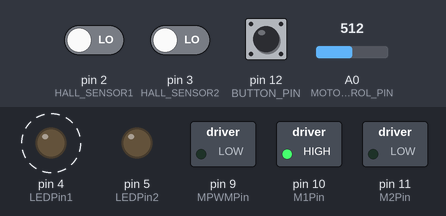
Bench run of a sketch on a simulated Arduino Uno, built for the host (arithmetic inside an expression is 32-bit, double 64-bit). Shown: switched loads named in the sketch (green lamp = pin HIGH), output pins drawn as LEDs (lit = HIGH). Dashed ring = blinking. The inputs (shaded band) are chosen by the test bench; at power-on: A0 (MOTOR_SPEED_CONTROL_PIN) = 512, pin 2 (HALL_SENSOR1) LOW, pin 3 (HALL_SENSOR2) LOW, pin 12 (BUTTON_PIN) LOW. What the sketch prints to the serial monitor is not drawn.

Above: at 0.05 s.
At 1.2 s:
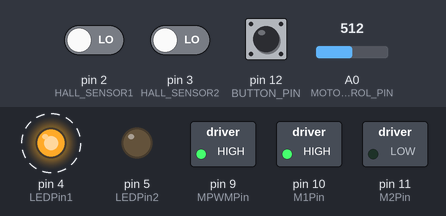
1.3 s: A0 (MOTOR_SPEED_CONTROL_PIN) set to 266
3.5 s: A0 (MOTOR_SPEED_CONTROL_PIN) set to 237
Timing chart, 0 to 11.5 s (numbered marks = the images above; inputs shaded):
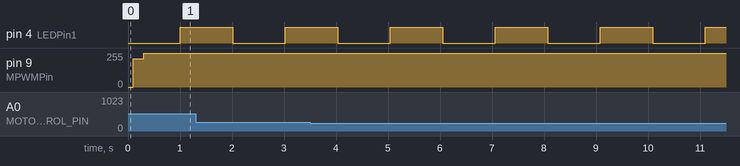

Measured:
- by itself, pin 4 (LEDPin1): alternates HIGH for 1.0 s and LOW for 1.0 s

The sketch:

PID_Hastighedsregulereing.ino
```cpp
// Pin definitions
uint8_t MPWMPin = 9;
uint8_t M1Pin = 10;
uint8_t M2Pin = 11;

uint8_t BUTTON_PIN = 12;

uint8_t LEDPin1 = 4;
uint8_t LEDPin2 = 5;

uint8_t HALL_SENSOR1 = 2;
uint8_t HALL_SENSOR2 = 3;

uint8_t MOTOR_SPEED_CONTROL_PIN = A0;

const int FULL_ROTATION = 960;

// PID parameters
float SystemSpænding = 9.0;
float ProportionalConst = 1.0;
float IntegralConst = 1.0;
float DifferentialConst = 1.0;

float Error = 0.0, ErrorBefore = 0.0, DiffError = 0.0, ErrorSum = 0.0;
float PIDValue = 0.0, Hast = 0.0;
float SetPunktHast = 0.0;

int MotorSpeed = 0;
int MotorSetPoint = 0;

bool Flag1 = LOW;
bool Flag2 = LOW;
int iterationCounter = 0;

// Encoder variables
volatile bool HALL_READ1, HALL_READ2;
volatile int StateNow = 0, StatePrior = 0;
volatile long position = 0;
volatile int StateArr[4][4] = {
  {0, -1, 0, 1},
  {1,  0, -1, 0},
  {0,  1, 0, -1},
  {-1, 0, 1, 0}
};

long PositionBefore = 0;
long PositionAtLastRotation = 0;
long PositionDiff = 0;

unsigned long TimeNow = 0, TimeBefore = 0;

void setup() {
  pinMode(MPWMPin, OUTPUT);
  pinMode(M1Pin, OUTPUT);
  pinMode(M2Pin, OUTPUT);

  pinMode(LEDPin1, OUTPUT);
  pinMode(LEDPin2, OUTPUT);

  pinMode(HALL_SENSOR1, INPUT);
  pinMode(HALL_SENSOR2, INPUT);
  pinMode(BUTTON_PIN, INPUT);

  attachInterrupt(digitalPinToInterrupt(HALL_SENSOR1), IntProg, CHANGE);
  attachInterrupt(digitalPinToInterrupt(HALL_SENSOR2), IntProg, CHANGE);

  while (digitalRead(BUTTON_PIN)) delay(50);

  HALL_READ1 = digitalRead(HALL_SENSOR1);
  HALL_READ2 = digitalRead(HALL_SENSOR2);
  if (HALL_READ1 == HIGH && HALL_READ2 == HIGH) StatePrior = 0;
  if (HALL_READ1 == HIGH && HALL_READ2 == LOW) StatePrior = 1;
  if (HALL_READ1 == LOW && HALL_READ2 == LOW) StatePrior = 2;
  if (HALL_READ1 == LOW && HALL_READ2 == HIGH) StatePrior = 3;

  digitalWrite(M1Pin, HIGH);
  digitalWrite(M2Pin, LOW);

  TimeBefore = micros();

  Serial.begin(9600);
  Serial.println("PID Motor Control Started");
}

void IntProg() {
  HALL_READ1 = digitalRead(HALL_SENSOR1);
  HALL_READ2 = digitalRead(HALL_SENSOR2);
  if (HALL_READ1 == HIGH && HALL_READ2 == HIGH) StateNow = 0;
  if (HALL_READ1 == HIGH && HALL_READ2 == LOW) StateNow = 1;
  if (HALL_READ1 == LOW && HALL_READ2 == LOW) StateNow = 2;
  if (HALL_READ1 == LOW && HALL_READ2 == HIGH) StateNow = 3;

  position += StateArr[StateNow][StatePrior];
  StatePrior = StateNow;
}

void loop() {
  TimeNow = micros();

  if ((TimeNow - TimeBefore) >= 100000) {
    MotorSetPoint = analogRead(MOTOR_SPEED_CONTROL_PIN);
    SetPunktHast = float(MotorSetPoint) / 1024.0 * (SystemSpænding - 4.0);

    PositionDiff = position - PositionBefore;
    Hast = float(PositionDiff) / 1920.0 * 10.0;
    PositionBefore = position;

    Error = SetPunktHast - Hast;
    DiffError = Error - ErrorBefore;
    ErrorBefore = Error;

    ErrorSum += Error;
    ErrorSum = constrain(ErrorSum, 0.0, SystemSpænding / IntegralConst);

    PIDValue = ProportionalConst * Error + DifferentialConst * DiffError + IntegralConst * ErrorSum;
    PIDValue = constrain(PIDValue, 0.0, SystemSpænding);

    MotorSpeed = int(PIDValue / SystemSpænding * 255.0);
    analogWrite(MPWMPin, MotorSpeed);

    TimeBefore = TimeNow;

    iterationCounter++;
    if (iterationCounter == 10) {
      iterationCounter = 0;
      Flag1 = !Flag1;
      digitalWrite(LEDPin1, Flag1);
    }
  }

  if (abs(position - PositionAtLastRotation) >= FULL_ROTATION) {
    PositionAtLastRotation = position;
    Flag2 = !Flag2;
    digitalWrite(LEDPin2, Flag2);
  }
}
```
